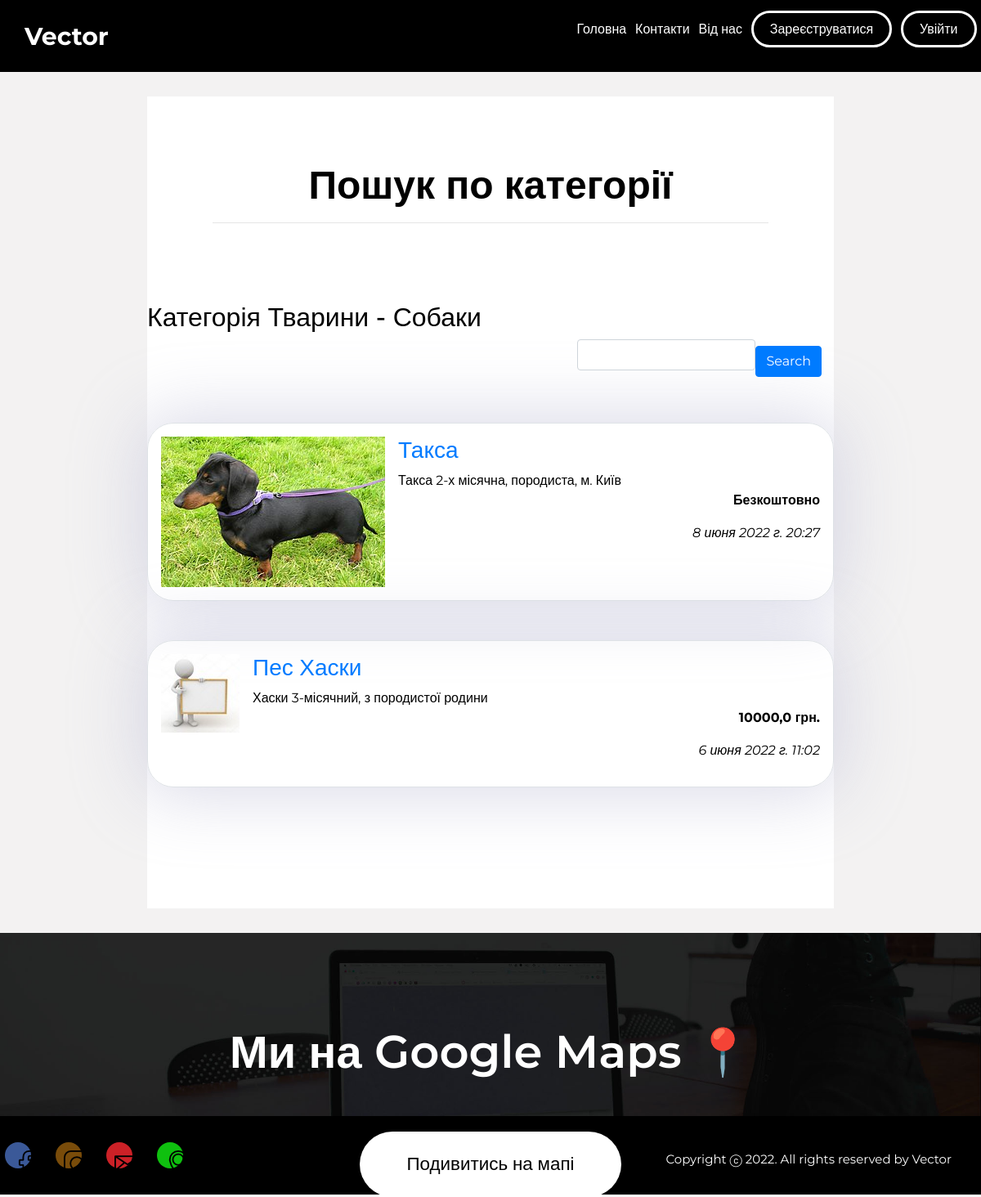
Screenshot of /3/ with the database file from the repository.
### main/models.py (models this page shows, shortened)
class Heading(models.Model):
    name = models.CharField(max_length=30,db_index=True,unique=True,verbose_name='Name')
    order = models.SmallIntegerField(default=0,db_index=True,verbose_name='Order')
    super_heading = models.ForeignKey('SuperHeading',on_delete=models.PROTECT,null=True,blank=True,verbose_name='Main Heading')

class Ad(models.Model):
    heading = models.ForeignKey(SubHeading, on_delete=models.PROTECT,
                               verbose_name='Рубрика')
    title = models.CharField(max_length=40, verbose_name='Товар')
    content = models.TextField(verbose_name='Опис')
    price = models.FloatField(default=0, verbose_name='Ціна')
    contacts = models.TextField(verbose_name='Контакти')
    image = models.ImageField(blank=True, upload_to=get_time_marker,
                              verbose_name='Зображення')
    author = models.ForeignKey(CmnUser, on_delete=models.CASCADE,
                               verbose_name='Автор об`яви')
    is_active = models.BooleanField(default=True, db_index=True,
                                    verbose_name='Выводить в списке?')
    created_at = models.DateTimeField(auto_now_add=True, db_index=True,
                                      verbose_name='Опубликовано')
    class Meta:
        verbose_name_plural = 'Advertisments'
        verbose_name = 'Advertisment'
        ordering = ['-created_at']

### main/views.py (the view)
# urls.py: path('<int:pk>/',by_heading,name='by_heading'),
def by_heading(request,pk):
    heading =  get_object_or_404(SubHeading,pk=pk)
    ads = Ad.objects.filter(is_active=True,heading=pk)
    if 'keyword' in request.GET:
        keyword = request.GET['keyword']
        q = Q(title__icontains=keyword) | Q(content__icontains=keyword)
        ads = ads.filter(q)
    else:
        keyword=''
    form = SearchForm(initial={'keyword': keyword})
    paginator = Paginator(ads,2)
    if 'page' in request.GET:
        page_num = request.GET['page']
    else:
        page_num = 1
    page = paginator.get_page(page_num)
    context = {'heading':heading,'page':page,'ads':page.object_list,'form':form}
    return render(request,'main/by_heading.html',context)

### main/forms.py
class SearchForm(forms.Form):
    keyword = forms.CharField(required=False,max_length=30,label='')

### main/models.py (called while the page is built)
    def get_queryset(self):
        return super().get_queryset().filter(super_heading__isnull=False)

    def __str__(self):
        return '%s - %s' % (self.super_heading.name,self.name)

### main/templates/main/by_heading.html (shortened to what this page needs)
{% load thumbnail %}
{% load static %}
{% load bootstrap4 %}
<!DOCTYPE html>
<html lang="en">
<head>
   <link rel="stylesheet" href="https://cdn.jsdelivr.net/npm/bootstrap@4.0.0/dist/css/bootstrap.min.css"
>
   <link rel="stylesheet" href="https://maxcdn.bootstrapcdn.com/font-awesome/4.7.0/css/font-awesome.min.css">
   <link rel="stylesheet" type="text/css" href="{% static 'main/style_heading.css' %}">
</head>
<body>
   <div class="main">
      <div class="header">
         <div class="logo">
            <a href="{% url 'main:main' %}" class="logo-item">Vector</a>
         </div>
         <div class="menu visible-lg">
            <ul>
               <li><a href="{% url 'main:main' %}" class="menu-link">Головна</a></li>
               <li><a href="{% url 'main:contacts' %}" class="menu-link">Контакти</a></li>
               <li><a href="{% url 'main:about' %}" class="menu-link">Від нас</a></li>
               {% if user.is_authenticated %}
               <li><a href="{% url 'main:profile' %}" class="menu-link">Профіль</a></li>
               <li><a href="{% url 'main:profile_ad_add' %}" class="get-appl-btn">Подати об'яву</a></li>
               {% else %}
               <li><a href="{% url 'main:register' %}" class="get-appl-btn">Зареєструватися</a></li>
               <li><a href="{% url 'main:login' %}" class="get-appl-btn">Увійти</a></li>
               {% endif %}
            </ul>
         </div>
      </div>
      <div class="table">
         <div class="table-header">
            <h2>Пошук по категорії</h2>
            <hr>
         </div>
         <div class="ad-frm">
            <h2 class="mb-2"> Категорія {{ heading }}</h2>
            <div class="container-fluid mb-2">
               <div class="row">
                  <div class="col">&nbsp;</div>
                  <form class="col-md-auto form-inline">
                     {% bootstrap_form form show_label=False %}
                     {% bootstrap_button content='Search' button_type='submit' %}
                  </form>
               </div>
            </div>
            {% if ads %}
            <ul class="list-unstyled">
               {% for ad in ads %}
               <li class=" ad-elm media my-5 p-3 border">
                  {% url 'main:detail' heading_pk=heading.pk pk=ad.pk as url %}
                  <a href="{{ url }}{{ all }}">
                     {% if ad.image %}
                     <img class="mr-3" src="{% thumbnail ad.image 'default' %}" alt="">
                     {% else %}
                     <img class="mr-3" src="{% static 'main/empty.jpg' %}" alt="">
                     {% endif %}
                  </a>
                  <div class="media-body">
                     <h3><a href="{{ url }}{{ all }}">
                           {{ ad.title }}</a></h3>
                     <div>{{ ad.content }}</div>
                     {%if ad.price == 0 %}
                        <p class="text-right font-weight-bold">Безкоштовно</p>
                     {% else %}
                        <p class="text-right font-weight-bold">{{ ad.price }} грн.</p>
                     {% endif %}
                      <p class="text-right font-italic">{{ ad.created_at }}</p>
                  </div>
               </li>
               {% endfor %}
            </ul>
            {% endif %}
         </div>
      </div>
   </div>
   <div class="contact">
      <h4>
         Ми на Google Maps 📍
      </h4>
      <a class="mpbtn" href="https://goo.gl/maps/KEZ9j1eXAizJKRjv6"><button class="maps-btn">Подивитись на
            мапі</button></a>
   </div>
   <div class="footer-wrap">
      <div class="footer">
         <div class="footer-menu">
            <ul>
               <li class="footer-menu-link i1">
                     <a href="https://www.facebook.com/oleg.melnykov.7" class="l1"><img src="{% static 'main/fc_icon.png' %}"
                           alt="ico"></a>
                  </li>
                  <li class="footer-menu-link i2">
                     <a href="https://www.instagram.com/document_ks/" class="l2"><img src="{% static 'main/inst_ico.png' %}"
                           alt="ico"></a>
                  </li>
                  <li class="footer-menu-link i3">
                     <a href="" class="l3"><img src="{% static 'main/email_ico.png' %}" alt="ico"></a>
                  </li>
                  <li class="footer-menu-link i4">
                     <a href="https://goo.gl/maps/KEZ9j1eXAizJKRjv6" class="l4"><img src="{% static 'main/maps_ico.png' %}"
                           alt="ico"></a>
                  </li>
            </ul>
         </div>
         <div class="copyright">
            <a href="/" class="footer-item">Copyright ⓒ 2022. All rights reserved by Vector</a>
         </div>
      </div>
   </div>
</body>
</html>

### main/static/main/style_heading.css (style rules this page uses)
body { font-family: 'Montserrat', sans-serif; margin: 0; }
.main { color: black; display: flex; flex-direction: column; justify-content: space-between; align-items: center; height: 100%; min-height: 600px; background-color: #f3f2f2; position: relative; }
.logo a { padding-left: 30px; font-size: 30px; font-weight: bold; text-decoration: none; color: white; }
.menu { width: 45%; }
.menu ul { list-style-type: none; display: flex; justify-content: space-around; }
.header { min-height: 11vh; width: 100%; align-items: center; display: flex; justify-content: space-between; position: relative; background: rgb(0, 0, 0); }
.menu-link { color: white; text-decoration: none; }
.get-appl-btn { color: white; text-decoration: none; border: 3px solid white; padding: 10px 20px; border-radius: 80px; }
.table { background-color: #fff; padding-bottom: 100px; margin: 30px; width: 70%; }
.table-header { text-align: center; padding: 5rem; }
.table-header h2 { color: black; font-size: 3rem; font-weight: 600; margin: 0; }
.contact { background: url(backfoot.jpg) no-repeat top; background-size: cover; padding-top: 7rem; padding-bottom: 7rem; height: 12rem; color: white; position: relative; text-align: center; width: 100%; }
.contact h4 { font-weight: 600; font-size: 3.5rem; margin: 0; }
.maps-btn { border: none; background-color: #fff; color: black; width: 20rem; height: 5rem; font-size: 1.4rem; font-weight: 400; margin-top: 4rem; border-radius: 120px; transition: 0.1s; }
.footer-wrap { display: flex; justify-content: center; width: 100%; background-color: black; }
.footer { height: 12vh; align-items: center; width: 99%; display: flex; justify-content: space-between; }
.footer-menu { width: 40%; }
.footer-menu ul { display: flex; justify-content: left; align-items: center; list-style: none; height: 40px; padding: 0; margin: 0; }
.footer-menu-link { text-decoration: none; align-items: center; background-color: white; width: 32px; height: 32px; border-radius: 50%; margin-right: 30px; }
.i1 { background: #3b5998; padding: 10px 10px; }
.i2 { background: #794c0a; padding: 10px 10px; }
.i3 { background: #cc2127; padding: 10px 10px; }
.i4 { background: #0fc00f; padding: 10px 10px; }
.footer-item { color: white; padding-right: 30px; font-size: 15px; }
.copyright { padding-left: 30px; font-size: 30px; cursor: pointer; }
.mpbtn { text-decoration: none; color: inherit; }
.ad-elm { border-radius: 2rem; box-shadow: 0px 0px 81.88px 10.12px rgba(204, 204, 223, 0.71); margin-top: 15px; padding: 10px; }

### rows the page displays
Heading: super_heading+name "Тварини - Собаки"
Ad: image (picture), title "Такса", content "Такса 2-х місячна, породиста, м. Київ", price "Безкоштовно", created_at "8 июня 2022 г. 20:27"
Ad: title "Пес Хаски", content "Хаски 3-місячний, з породистої родини", price "10000,0", created_at "6 июня 2022 г. 11:02"
